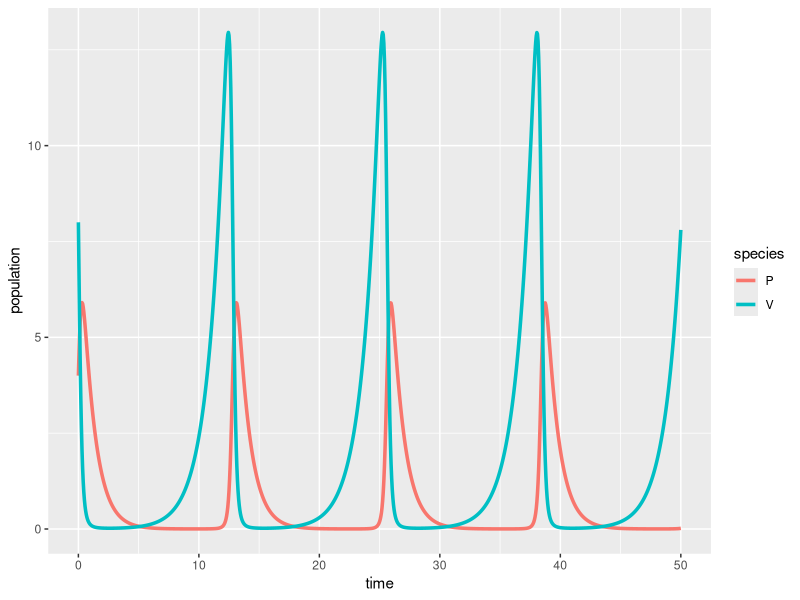

The R script that drew this image:
## ---- chunk 1
#| message: false
#| warning: false
# load libraries ----
library(tidyverse)
library(deSolve)
library(kableExtra)
## ---- chunk 2
# Create a sequence of times (days) ----
time <- seq(from = 0, to = 50, by = 0.05)

# Set some parameter values (these can change - keep it in mind) ----
parameters <- c(r = .75, alpha = 1, beta = 0.5, q = 1)

# Set the initial condition (prey and predator populations at t = 0) ----
# Recall: V = prey, P = predator
init_cond <- c(V = 8, P = 4)

# Prepare the series of differential equations as a function ----
lv_equations <- function(time, init_cond, parameters) {
  with(as.list(c(init_cond, parameters)), {
    dVdt = r * V - alpha * V * P
    dPdt = beta * V * P - q * P
    return(list(c(dVdt, dPdt)))
  })
}

# Find the approximate the solution using `deSolve::ode()` ----
approx_lv <- ode(y = init_cond, times = time, func = lv_equations, parms = parameters)

# Check the class ----
class(approx_lv)

# We really want this to be a data frame, AND we want both prey (V) and predator (P) to be in the same column -- we'll learn why in EDS 221 (tidy data) ----
approx_lk_df <- data.frame(approx_lv) |> 
  pivot_longer(cols = c(V, P), names_to = "species", values_to = "population")

# Plot it ----
ggplot(data = approx_lk_df, aes(x = time, y = population)) +
  geom_line(aes(color = species), linewidth = 1.2)
